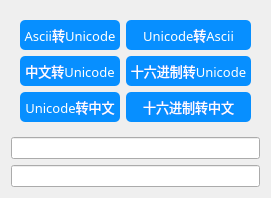
     <widget class="QWidget" name="page_19">
      <layout class="QVBoxLayout" name="verticalLayout">
       <item>
        <widget class="QWidget" name="gridWidget" native="true">
         <layout class="QGridLayout" name="gridLayout">
          <item row="1" column="0">
           <widget class="QToolButton" name="toolButton_4">
            <property name="sizePolicy">
             <sizepolicy hsizetype="Expanding" vsizetype="Expanding">
              <horstretch>0</horstretch>
              <verstretch>0</verstretch>
             </sizepolicy>
            </property>
            <property name="minimumSize">
             <size>
              <width>0</width>
              <height>30</height>
             </size>
            </property>
            <property name="maximumSize">
             <size>
              <width>16777215</width>
              <height>30</height>
             </size>
            </property>
            <property name="font">
             <font>
              <family>OPPOSans B</family>
              <pointsize>10</pointsize>
              <stylestrategy>PreferAntialias</stylestrategy>
             </font>
            </property>
            <property name="styleSheet">
             <string notr="true">QToolButton {
	color: rgb(255, 255, 255);
	background-color: rgb(7, 143, 255);
	border-radius: 5px;
}

QToolButton::menu-indicator { 
	image: None;
}

 
QToolButton:hover {
	color: rgb(255, 255, 255);
	background-color: rgb(7, 143, 255);
}</string>
            </property>
            <property name="text">
             <string>中文转Unicode</string>
            </property>
           </widget>
          </item>
          <item row="2" column="0">
           <widget class="QToolButton" name="toolButton_3">
            <property name="sizePolicy">
             <sizepolicy hsizetype="Expanding" vsizetype="Expanding">
              <horstretch>0</horstretch>
              <verstretch>0</verstretch>
             </sizepolicy>
            </property>
            <property name="minimumSize">
             <size>
              <width>0</width>
              <height>30</height>
             </size>
            </property>
            <property name="maximumSize">
             <size>
              <width>16777215</width>
              <height>30</height>
             </size>
            </property>
            <property name="font">
             <font>
              <family>OPPOSans B</family>
              <pointsize>10</pointsize>
              <stylestrategy>PreferAntialias</stylestrategy>
             </font>
            </property>
            <property name="styleSheet">
             <string notr="true">QToolButton {
	color: rgb(255, 255, 255);
	background-color: rgb(7, 143, 255);
	border-radius: 5px;
}

QToolButton::menu-indicator { 
	image: None;
}

 
QToolButton:hover {
	color: rgb(255, 255, 255);
	background-color: rgb(7, 143, 255);
}</string>
            </property>
            <property name="text">
             <string>Unicode转中文</string>
            </property>
           </widget>
          </item>
          <item row="0" column="0">
           <widget class="QToolButton" name="toolButton_8">
            <property name="sizePolicy">
             <sizepolicy hsizetype="Expanding" vsizetype="Expanding">
              <horstretch>0</horstretch>
              <verstretch>0</verstretch>
             </sizepolicy>
            </property>
            <property name="minimumSize">
             <size>
              <width>0</width>
              <height>30</height>
             </size>
            </property>
            <property name="maximumSize">
             <size>
              <width>16777215</width>
              <height>30</height>
             </size>
            </property>
            <property name="font">
             <font>
              <family>OPPOSans B</family>
              <pointsize>10</pointsize>
              <stylestrategy>PreferAntialias</stylestrategy>
             </font>
            </property>
            <property name="styleSheet">
             <string notr="true">QToolButton {
	color: rgb(255, 255, 255);
	background-color: rgb(7, 143, 255);
	border-radius: 5px;
}

QToolButton::menu-indicator { 
	image: None;
}

 
QToolButton:hover {
	color: rgb(255, 255, 255);
	background-color: rgb(7, 143, 255);
}</string>
            </property>
            <property name="text">
             <string>Ascii转Unicode</string>
            </property>
           </widget>
          </item>
          <item row="0" column="1">
           <widget class="QToolButton" name="toolButton_9">
            <property name="sizePolicy">
             <sizepolicy hsizetype="Expanding" vsizetype="Expanding">
              <horstretch>0</horstretch>
              <verstretch>0</verstretch>
             </sizepolicy>
            </property>
            <property name="minimumSize">
             <size>
              <width>0</width>
              <height>30</height>
             </size>
            </property>
            <property name="maximumSize">
             <size>
              <width>16777215</width>
              <height>30</height>
             </size>
            </property>
            <property name="font">
             <font>
              <family>OPPOSans B</family>
              <pointsize>10</pointsize>
              <stylestrategy>PreferAntialias</stylestrategy>
             </font>
            </property>
            <property name="styleSheet">
             <string notr="true">QToolButton {
	color: rgb(255, 255, 255);
	background-color: rgb(7, 143, 255);
	border-radius: 5px;
}

QToolButton::menu-indicator { 
	image: None;
}

 
QToolButton:hover {
	color: rgb(255, 255, 255);
	background-color: rgb(7, 143, 255);
}</string>
            </property>
            <property name="text">
             <string>Unicode转Ascii</string>
            </property>
           </widget>
          </item>
          <item row="1" column="1">
           <widget class="QToolButton" name="toolButton_10">
            <property name="sizePolicy">
             <sizepolicy hsizetype="Expanding" vsizetype="Expanding">
              <horstretch>0</horstretch>
              <verstretch>0</verstretch>
             </sizepolicy>
            </property>
            <property name="minimumSize">
             <size>
              <width>0</width>
              <height>30</height>
             </size>
            </property>
            <property name="maximumSize">
             <size>
              <width>16777215</width>
              <height>30</height>
             </size>
            </property>
            <property name="font">
             <font>
              <family>OPPOSans B</family>
              <pointsize>10</pointsize>
              <stylestrategy>PreferAntialias</stylestrategy>
             </font>
            </property>
            <property name="styleSheet">
             <string notr="true">QToolButton {
	color: rgb(255, 255, 255);
	background-color: rgb(7, 143, 255);
	border-radius: 5px;
}

QToolButton::menu-indicator { 
	image: None;
}

 
QToolButton:hover {
	color: rgb(255, 255, 255);
	background-color: rgb(7, 143, 255);
}</string>
            </property>
            <property name="text">
             <string>十六进制转Unicode</string>
            </property>
           </widget>
          </item>
          <item row="2" column="1">
           <widget class="QToolButton" name="toolButton_11">
            <property name="sizePolicy">
             <sizepolicy hsizetype="Expanding" vsizetype="Expanding">
              <horstretch>0</horstretch>
              <verstretch>0</verstretch>
             </sizepolicy>
            </property>
            <property name="minimumSize">
             <size>
              <width>0</width>
              <height>30</height>
             </size>
            </property>
            <property name="maximumSize">
             <size>
              <width>16777215</width>
              <height>30</height>
             </size>
            </property>
            <property name="font">
             <font>
              <family>OPPOSans B</family>
              <pointsize>10</pointsize>
              <stylestrategy>PreferAntialias</stylestrategy>
             </font>
            </property>
            <property name="styleSheet">
             <string notr="true">QToolButton {
	color: rgb(255, 255, 255);
	background-color: rgb(7, 143, 255);
	border-radius: 5px;
}

QToolButton::menu-indicator { 
	image: None;
}

 
QToolButton:hover {
	color: rgb(255, 255, 255);
	background-color: rgb(7, 143, 255);
}</string>
            </property>
            <property name="text">
             <string>十六进制转中文</string>
            </property>
           </widget>
          </item>
         </layout>
        </widget>
       </item>
       <item>
        <widget class="QLineEdit" name="lineEdit_3">
         <property name="sizePolicy">
          <sizepolicy hsizetype="Expanding" vsizetype="Expanding">
           <horstretch>0</horstretch>
           <verstretch>0</verstretch>
          </sizepolicy>
         </property>
        </widget>
       </item>
       <item>
        <widget class="QLineEdit" name="lineEdit_4">
         <property name="sizePolicy">
          <sizepolicy hsizetype="Expanding" vsizetype="Expanding">
           <horstretch>0</horstretch>
           <verstretch>0</verstretch>
          </sizepolicy>
         </property>
        </widget>
       </item>
      </layout>
     </widget>
